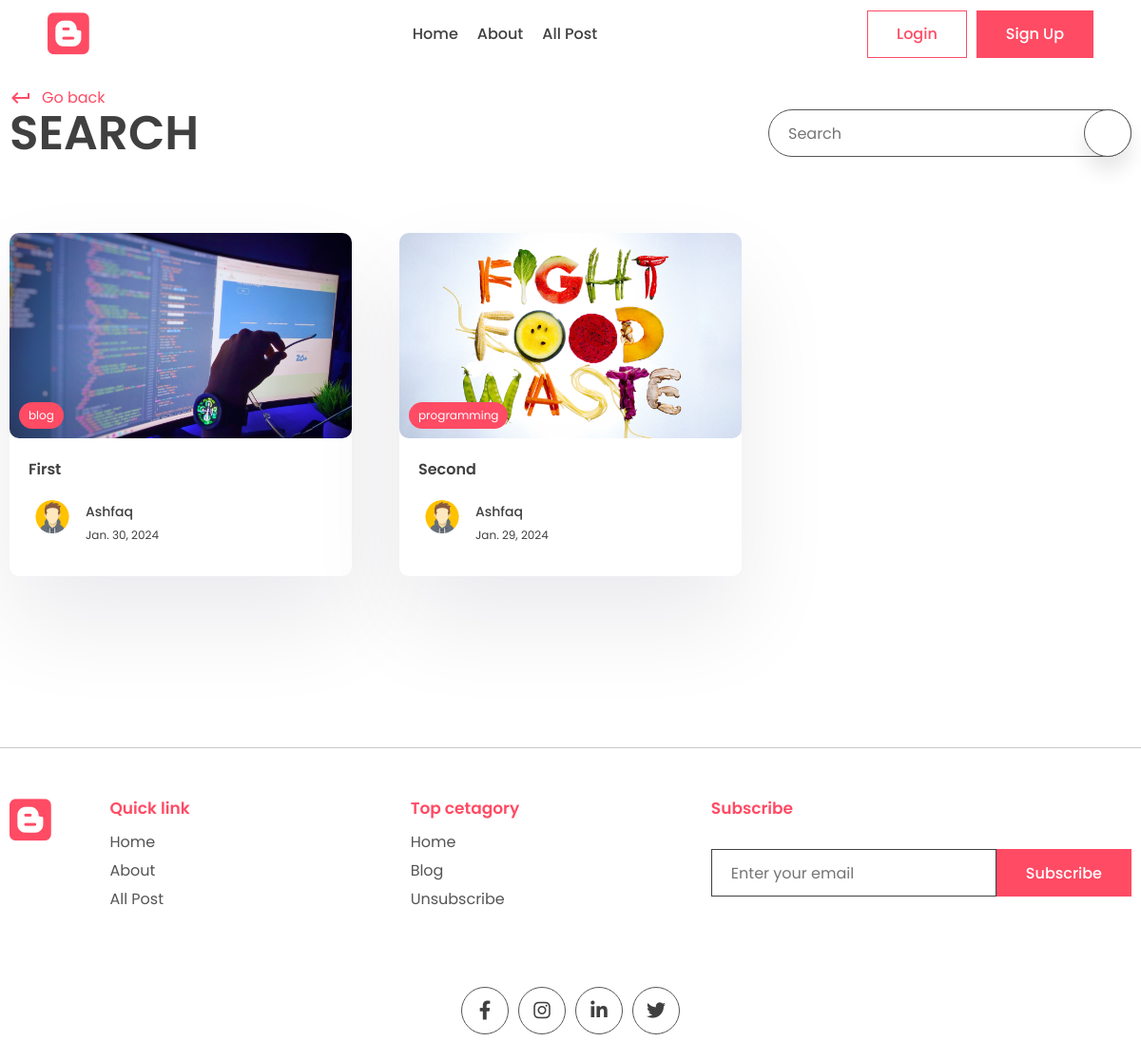
The app's page /search/ with its own data.
### app/models.py (models this page shows, shortened)
class Post(models.Model):
    title = models.CharField(max_length=200)
    content = models.TextField()
    last_updated = models.DateTimeField(auto_now=True)
    slug = models.SlugField(max_length=200, unique=True)
    image = models.ImageField(null=True, blank=True, upload_to="images/")
    tags = models.ManyToManyField(Tag, blank=True, related_name='post')
    view_count = models.IntegerField(null=True, blank=True)
    is_featured = models.BooleanField(default=False)
    author = models.ForeignKey(User, on_delete=models.CASCADE, null=True, blank=True)

class Tag(models.Model):
    name = models.CharField(max_length=100)
    description = models.CharField(max_length=100)
    slug = models.SlugField(max_length=200, unique=True)

class Profile(models.Model):
    user = models.OneToOneField(User, on_delete=models.CASCADE)
    profile_image = models.ImageField(null=True, blank=True, upload_to="images/")
    slug = models.SlugField(max_length=200, unique=True)
    bio = models.CharField(max_length=200)

### app/views.py (the view)
# urls.py: path('search/', views.search_posts, name='search'),
def search_posts(request):
    search_query=''
    if request.GET.get('q'):
        search_query=request.GET.get('q')
    posts = Post.objects.filter(title__icontains=search_query)
    context = {'posts':posts, 'search_query':search_query}
    return render(request, 'app/search.html', context)

### app/templates/app/search.html (shortened to what this page needs)
{% extends "base.html" %}
{% block content %}
    <main>
      <div class="container">
        <div class="page-top">
          <div class="top flex">
            <div class="page-name">
              <a href="#" class="learn">
                <span class="material-icons"> keyboard_return </span> Go back
              </a>
              <h1>Search</h1>
            </div>
            <form class="search-bar s-active" method="GET">
              <input type="text" placeholder="Search" name="q" value="{{search_query}}"/>
              <button type="submit" class="animated-search">
              </button>
            </form>
          </div>
        </div>
      </div>
    </main>
    <section class="sp">
      <div class="container">
        <div class="grid">
          {% for post in posts %}
          <a href="{% url "post_page" post.slug %}">
            <div class="card">
              <div class="post-img">
                <img src="{{post.image.url}}" alt="" />
                <div class="tag">{{post.tags.all.0.name}}</div>
              </div>
              <div class="card-content">
                <h3>
                  {{post.title}}
                </h3>
                <div class="author">
                  <div class="profile-pic">
                    <img src="{{post.author.profile.profile_image.url}}" alt="" />
                  </div>
                  <div class="details">
                    <p>{{post.author.first_name}}</p>
                    <small>{{post.last_updated|date}}</small>
                  </div>
                </div>
              </div>
            </div>
          </a>
          {% endfor %}
        </div>
      </div>
    </section>
{% endblock content %}

### app/static/app/style.css (style rules this page uses)
* { margin: 0; padding: 0; box-sizing: border-box; text-decoration: none; border: none; outline: none; list-style: none; font-family: "Poppins", sans-serif; color: var(--black); }
:root { --red: #ff4b64; --black: #404040; --des: #555555; --shadow: #ffffff1a 0px 1px 1px 0px inset, #32325d40 0px 50px 100px -20px, #0000004d 0px 30px 60px -30px; --shadow2: rgba(17, 12, 46, 0.084) 0px 48px 100px 0px; }
html { font-size: 62.5%; }
[class*="grid"] { display: grid; }
img { width: 100%; }
.container { max-width: 1220px; margin: auto; padding: 0 10px; }
p, a { font-size: 1.6rem; color: var(--des); }
input, textarea { font-size: 1.6rem; color: var(--black); }
.search-bar, .animated-search { width: 5rem; aspect-ratio: 1/1; border: 1px solid var(--des); border-radius: 50%; display: flex; align-items: center; justify-content: center; background: white; box-shadow: 0 15px 20px #00000018; cursor: pointer; margin-top: 10rem; z-index: 2; }
.search-bar input { display: none; }
.search-bar { box-shadow: unset; border: none; }
.search-bar .animated-search { margin-top: 0; }
.s-active { width: fit-content; border-radius: 5rem; height: 5rem; aspect-ratio: unset; position: relative; padding: 0 6rem; padding-left: 2rem; border: 1px solid var(--des); }
.s-active input { width: 30rem; font-style: 1.6rem; height: calc(100% - 2px); display: block; }
.s-active .animated-search { position: absolute !important; top: 50%; transform: translateY(-50%); right: -1px; }
.sp { padding: 8rem 0; }
.post-img { height: 40rem; width: 100%; overflow: hidden; border-radius: 1rem; }
.post-img img { height: 100%; object-fit: cover; object-position: center; }
.learn { display: flex; align-items: center; gap: 1rem; color: var(--red); margin-top: 2rem; }
.learn span { color: #ff4b64; }
.card { background: white; box-shadow: var(--shadow2); border-radius: 1rem; cursor: pointer; transition: 0.3s; }
.post-img { position: relative; }
.tag { position: absolute; bottom: 1rem; left: 1rem; background: var(--red); color: white; border-radius: 5rem; padding: 0.5rem 1rem; font-size: 1.2rem; }
.card-content { padding: 2rem; padding-bottom: 3rem; }
.card h3 { font-size: 1.6rem; font-weight: 600; }
.card .post-img { width: 100%; height: unset; aspect-ratio: 1/0.6; }
.author { display: flex; align-items: center; gap: 1rem; margin-top: 2rem; }
.profile-pic { width: 5rem; aspect-ratio: 1/1; border-radius: 50%; overflow: hidden; }
.author p { color: var(--black); font-weight: 500; font-size: 1.4rem; }
.author small { color: var(--black); font-size: 1.2rem; }
.page-name h1 { font-size: 5rem; text-transform: uppercase; font-weight: 600; line-height: 5rem; }
.flex { display: flex; align-items: flex-end; justify-content: space-between; }
.flex .search-bar { margin-top: 0; }
.grid { grid-template-columns: repeat(3, 1fr); gap: 5rem; }

### records on screen
Post: image (picture), tags.all.0.name "blog", title "First", author.profile.profile_image (picture), author.first_name "Ashfaq", last_updated "Jan. 30, 2024"
Post: image (picture), tags.all.0.name "programming", title "Second", author.profile.profile_image (picture), author.first_name "Ashfaq", last_updated "Jan. 29, 2024"
